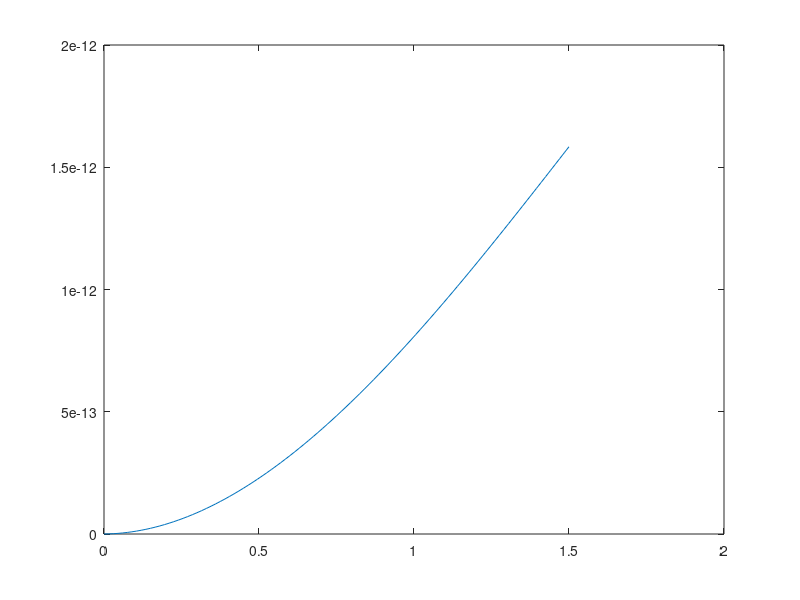

Reproduce this figure in MATLAB.
clear;
clc;
% given data
L=1.5;
b=300e-3;
h=150e-3;
t=1.38e-3;
E=196.2e9;
V=0.27;
E1=E/(1-V^2);
G=76.9e9;
Ne=100; 
Le=L/Ne;
%Element stiffness matrix
a1=(t*b^2*h)/2 + (t*b*h^2)/2;
a2=(b*t^3)/6 + (h*t^3)/6;
a3=(b^2*h*t)/2 - (b*h^2*t)/2;
a4=0;
a5=0;
a6=(t*b^2*h)/2 + (t*b*h^2)/2;
a7=(t*b^3*h^2)/24 + (t*b^2*h^3)/24;
a8=(2*b^2*h^2*t)/(b + h);
a9=(b^2*h*t)/2 - (b*h^2*t)/2;
a10=0;
a11=(2*b^2*h^3*t)/(b + h)^2 + (2*b^3*h^2*t)/(b + h)^2;
a12=(2*b*t^3*(b^2 + 5*h^2))/(15*(b + h)^2) + (2*h*t^3*(5*b^2 + h^2))/(15*(b + h)^2);
a13=(8*b*t^3)/(b + h)^2 + (8*h*t^3)/(b + h)^2;
ke=zeros(6);
ke(1,1)=G/Le*(a1+a2);
ke(1,2)=-G*a3/2;
ke(1,3)=G/Le*(a4-a5);
ke(1,4)=-G/Le*(a1+a2);
ke(1,5)=-G*a3/2;
ke(1,6)=G/Le*(a5-a4);
ke(2,2)=Le*G*a6/3+E1*a7/Le;
ke(2,3)=-G*a8/2;
ke(2,4)=G*a9-G*a9/2;
ke(2,5)=G*Le*a6/6-E1*a7/Le;
ke(2,6)=G*a8/2;
ke(3,3)=G/Le*a11+G/Le*a12+E1*Le*a13/3;
ke(3,4)=G/Le*(a5-a4);
ke(3,5)=-G*a8/2;
ke(3,6)=-G/Le*a11-G/Le*a12+E1*Le*a13/6;
ke(4,4)=G/Le*(a1+a2);
ke(4,5)=G*a3/2;
ke(4,6)=G/Le*(a4-a5);
ke(5,5)=E1/Le*a7+Le*G*a6/3;
ke(5,6)=G*a8/2;
ke(6,6)=G/Le*a11+G/Le*a12+E1*Le*a13/3;
for i=2:6
    for j=1:i-1
        ke(i,j)=ke(j,i);
    end
end
%Global stiffness matrix
Kg=zeros(3*(Ne+1),3*(Ne+1));
 s=0;
for n=1:Ne
    for i=1:6
        for j=1:6
            Kg(i+s,j+s)= Kg(i+s,j+s)+ke(i,j);
        end 
    end
    s=s+3;
end
Kg;
%calculate dof
Kbig =  mean(diag(Kg))*1e7;
F=zeros(3*(Ne+1),1);

F(3*Ne+3,1)=F(3*Ne+3,1)+1422.5;
Kg(1,1)=Kg(1,1)+Kbig;
Kg(2,2)=Kg(2,2)+Kbig;
Kg(3,3)=Kg(3,3)+Kbig;
Kg(3*Ne+3,3*Ne+3)=Kg(3*Ne+3,3*Ne+3)+Kbig;

Dof= Kg\F;

X=zeros(Ne+1,1);
for i=1:(Ne+1)
    X(i)=Dof(3*i);
end

length=0:Le:L;
plot(length,X);
